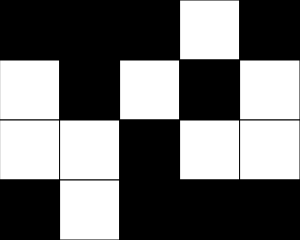
Frame 1 (no input)
Frame 60 (no input): identical to frame 1, image omitted
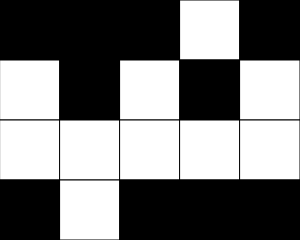
Frame 120 (the mouse pressed at the canvas centre since frame 60)

The p5.js sketch that drew these frames (run headless with seeded random() and noise() and a simulated clock; from frame 60 on, the mouse is pressed at the canvas centre):

// p5.js sketch
// ── sketch.js
// 2D Array Basics
// Lucas F.
// Nov 3, 2025

// 0 (black) 255 (white)

let grid = [
  [0, 0, 0, 255, 0],
  [255, 0, 255, 0, 255],
  [255, 255, 0, 255, 255],
  [0, 255, 0, 0, 0]
];

let rows = grid.length;
let cols = grid[0].length;

let squareSize = 60;

function setup() {
  createCanvas(cols*squareSize, rows*squareSize);

}

function draw() {
  background(220);
  renderGrid();
  print(getCurrentX(), getCurrentY());
}

function mousePressed(){
  //flip the current tile 
  // upgrade: only do this is mouse is on canvas
  
  let x = getCurrentX();
  let y = getCurrentY();

  // ALWAYS: flip the "focused" tile
  flip(x,y);
}

function getCurrentX(){
  // determine current col of mouse position
  let constrainedX = constrain(mouseX, 0, width-1);
  return floor(constrainedX / squareSize);
}

function getCurrentY(){
  // determine current col of mouse position
  let constrainedY = constrain(mouseY, 0, height-1);
  return floor(constrainedY / squareSize);
}

function flip(x,y){
  //takes a tile at x,y and inverts its value
  if(grid[y][x] === 0) grid[y][x] = 255;
  else grid[y][x] = 0;
}

function renderGrid(){
  // interpret the information in the 2D array, and draw a grid of
  // squares on the screen to reflect it
  for(let y = 0;y < rows; y++){
    for(let x = 0; x < cols; x++){
      let fillColor = grid[y][x];
      fill(fillColor);
      square(x*squareSize, y*squareSize, squareSize);
    }
  }
}
